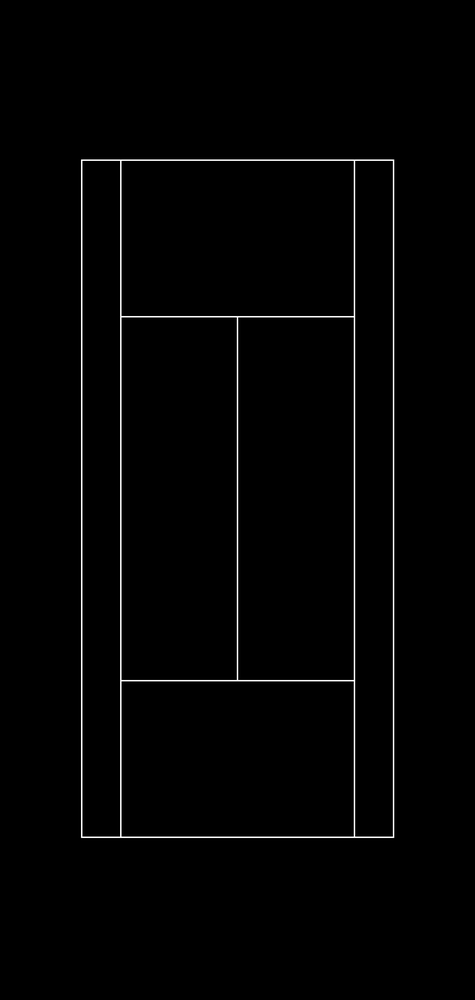
#> input picture opencv_court_opt/court_configurations/court_reference.png, 475 x 1000 px, shrunk from 1665 x 3506 before the run
$ python predict_image.py
#> lines starting #> are read from the running program, lines starting #| are printed output that depends on the picture; after the words box and inside, x2 and y2 are one past the last pixel; in counts of white or black regions, pixels touching at a corner belong together
### opencv_court_opt/court_reference.py
import cv2
import numpy as np
import matplotlib.pyplot as plt


class CourtReference:
    """
    Court reference model
    """
    def __init__(self):
        # Define lines as a dictionary
        self.lines = {
            'baseline_top': np.array(((286, 561), (1379, 561))),
            'baseline_bottom': np.array(((286, 2935), (1379, 2935))),
            'net': np.array(((286, 1748), (1379, 1748))),
            'left_court_line': np.array(((286, 561), (286, 2935))),
            'right_court_line': np.array(((1379, 561), (1379, 2935))),
            'left_inner_line': np.array(((423, 561), (423, 2935))),
            'right_inner_line': np.array(((1242, 561), (1242, 2935))),
            'middle_line': np.array(((832, 1110), (832, 2386))),
            'top_inner_line': np.array(((423, 1110), (1242, 1110))),
            'bottom_inner_line': np.array(((423, 2386), (1242, 2386))),
            'top_extra_part': np.array((832.5, 580)),
            'bottom_extra_part': np.array((832.5, 2910))
        }

        # Define court configuration using the line names
        self.court_conf = {
            1: np.array([*self.lines['baseline_top'], *self.lines['baseline_bottom']]),
            2: np.array([self.lines['left_inner_line'][0], self.lines['right_inner_line'][0],
                         self.lines['left_inner_line'][1], self.lines['right_inner_line'][1]]),
            3: np.array([self.lines['left_inner_line'][0], self.lines['right_court_line'][0],
                         self.lines['left_inner_line'][1], self.lines['right_court_line'][1]]),
            4: np.array([self.lines['left_court_line'][0], self.lines['right_inner_line'][0],
                         self.lines['left_court_line'][1], self.lines['right_inner_line'][1]]),
            5: np.array([*self.lines['top_inner_line'], *self.lines['bottom_inner_line']]),
            6: np.array([*self.lines['top_inner_line'], self.lines['left_inner_line'][1],
                         self.lines['right_inner_line'][1]]),
            7: np.array([self.lines['left_inner_line'][0], self.lines['right_inner_line'][0],
                         *self.lines['bottom_inner_line']]),
            8: np.array([self.lines['right_inner_line'][0], self.lines['right_court_line'][0],
                         self.lines['right_inner_line'][1], self.lines['right_court_line'][1]]),
            9: np.array([self.lines['left_court_line'][0], self.lines['left_inner_line'][0],
                         self.lines['left_court_line'][1], self.lines['left_inner_line'][1]]),
            10: np.array([self.lines['top_inner_line'][0], self.lines['middle_line'][0],
                          self.lines['bottom_inner_line'][0], self.lines['middle_line'][1]]),
            11: np.array([self.lines['middle_line'][0], self.lines['top_inner_line'][1],
                          self.lines['middle_line'][1], self.lines['bottom_inner_line'][1]]),
            12: np.array([*self.lines['bottom_inner_line'], self.lines['left_inner_line'][1],
                          self.lines['right_inner_line'][1]])
        }

        self.court_width = 1117
        self.court_height = 2408
        self.top_bottom_border = 549
        self.right_left_border = 274
        self.court_total_width = self.court_width + self.right_left_border * 2
        self.court_total_height = self.court_height + self.top_bottom_border * 2

        self.court = cv2.cvtColor(cv2.imread('court_configurations/court_reference.png'), cv2.COLOR_BGR2GRAY)

    # [14 lines left out: function build_court_reference, not called in this run]

    def get_important_lines(self):
        """
        Returns all lines of the court
        """
        lines = np.concatenate([
            self.lines['baseline_top'],
            self.lines['baseline_bottom'],
            self.lines['net'],
            self.lines['left_court_line'],
            self.lines['right_court_line'],
            self.lines['left_inner_line'],
            self.lines['right_inner_line'],
            self.lines['middle_line'],
            self.lines['top_inner_line'],
            self.lines['bottom_inner_line']
        ])
        return lines

    # [32 lines left out: functions get_extra_parts, save_all_court_configurations, get_court_mask, not called in this run]


# [3 lines that do not run on import are left out]

### opencv_court_opt/court_detector.py
import numpy as np
import cv2
from matplotlib import pyplot as plt
from sympy import Line
from itertools import combinations
from court_reference import CourtReference
import scipy.signal as sp


class CourtDetector:
  """
  Detecting and tracking court in frame
  """

  def __init__(self, verbose=0):
    self.verbose = verbose
    self.colour_threshold = 200
    self.dist_tau = 3
    self.intensity_threshold = 40
    self.court_reference = CourtReference()
    self.v_width = 0
    self.v_height = 0
    self.frame = None
    self.gray = None
    self.court_warp_matrix = []
    self.game_warp_matrix = []
    self.court_score = 0
    self.baseline_top = None
    self.baseline_bottom = None
    self.net = None
    self.left_court_line = None
    self.right_court_line = None
    self.left_inner_line = None
    self.right_inner_line = None
    self.middle_line = None
    self.top_inner_line = None
    self.bottom_inner_line = None
    self.success_flag = False
    self.success_accuracy = 80
    self.success_score = 1000
    self.best_conf = None
    self.frame_points = None
    self.dist = 5


  def detect(self, frame, verbose=0):
    """
    Detecting the court in the frame
    """
    self.verbose = verbose
    self.frame = frame
    self.v_height, self.v_width = frame.shape[:2]
    # Get binary image from the frame
    self.gray = self._threshold(frame)

    # Filter pixel using the court known structure
    filtered = self._filter_pixels(self.gray)

    # Detect lines using Hough transform
    horizontal_lines, vertical_lines = self._detect_lines(filtered)

    # Find transformation from reference court to frame`s court
    court_warp_matrix, game_warp_matrix, self.court_score = self._find_homography(horizontal_lines,
                                                                                  vertical_lines)


    self.court_warp_matrix.append(court_warp_matrix)
    self.game_warp_matrix.append(game_warp_matrix)

    return self.find_lines_location()

  def _threshold(self, frame):
    """
    Simple thresholding for white pixels
    """
    gray = cv2.cvtColor(frame, cv2.COLOR_BGR2GRAY)
    gray = cv2.threshold(gray, 200, 255, cv2.THRESH_BINARY)[1]
    return gray


  def _filter_pixels(self, gray):
    """
    Filter pixels by using the court line structure
    """


    for i in range(self.dist_tau, len(gray) - self.dist_tau):
      for j in range(self.dist_tau, len(gray[0]) - self.dist_tau):
        if gray[i, j] == 0:
          continue
        if (gray[i, j] - gray[i + self.dist_tau, j] > self.intensity_threshold and gray[i, j] - gray[i - self.dist_tau, j] > self.intensity_threshold):
          continue
        if (gray[i, j] - gray[i, j + self.dist_tau] > self.intensity_threshold and gray[i, j] - gray[i, j - self.dist_tau] > self.intensity_threshold):
          continue
        gray[i, j] = 0

    return gray


  def _detect_lines(self, gray):
        """
        Finds all line in frame using Hough transform
        """
        minLineLength = 100
        maxLineGap = 20
        # Detect all lines
        lines = cv2.HoughLinesP(gray, 1, np.pi / 180, 80, minLineLength=minLineLength, maxLineGap=maxLineGap)
        lines = np.squeeze(lines)
        if self.verbose:
            display_lines_on_frame(self.frame.copy(), [], lines)

        # Classify the lines using their slope
        horizontal, vertical = self._classify_lines(lines)
        if self.verbose:
            display_lines_on_frame(self.frame.copy(), horizontal, vertical)

        # Merge lines that belong to the same line on frame
        horizontal, vertical = self._merge_lines(horizontal, vertical)
        if self.verbose:
            display_lines_on_frame(self.frame.copy(), horizontal, vertical)

        return horizontal, vertical

  def _classify_lines(self, lines):
        """
        Classify line to vertical and horizontal lines
        """
        horizontal = []
        vertical = []
        highest_vertical_y = np.inf
        lowest_vertical_y = 0
        for line in lines:
            x1, y1, x2, y2 = line
            dx = abs(x1 - x2)
            dy = abs(y1 - y2)
            if dx > 2 * dy:
                horizontal.append(line)
            else:
                vertical.append(line)
                highest_vertical_y = min(highest_vertical_y, y1, y2)
                lowest_vertical_y = max(lowest_vertical_y, y1, y2)

        # Filter horizontal lines using vertical lines lowest and highest point
        clean_horizontal = []
        h = lowest_vertical_y - highest_vertical_y
        lowest_vertical_y += h / 15
        highest_vertical_y -= h * 2 / 15
        for line in horizontal:
            x1, y1, x2, y2 = line
            if lowest_vertical_y > y1 > highest_vertical_y and lowest_vertical_y > y1 > highest_vertical_y:
                clean_horizontal.append(line)
        return clean_horizontal, vertical

  # [18 lines left out: function _classify_vertical, not called in this run]

  def _merge_lines(self, horizontal_lines, vertical_lines):
        """
        Merge lines that belongs to the same frame`s lines
        """

        # Merge horizontal lines
        horizontal_lines = sorted(horizontal_lines, key=lambda item: item[0])
        mask = [True] * len(horizontal_lines)
        new_horizontal_lines = []
        for i, line in enumerate(horizontal_lines):
            if mask[i]:
                for j, s_line in enumerate(horizontal_lines[i + 1:]):
                    if mask[i + j + 1]:
                        x1, y1, x2, y2 = line
                        x3, y3, x4, y4 = s_line
                        dy = abs(y3 - y2)
                        if dy < 10:
                            points = sorted([(x1, y1), (x2, y2), (x3, y3), (x4, y4)], key=lambda x: x[0])
                            line = np.array([*points[0], *points[-1]])
                            mask[i + j + 1] = False
                new_horizontal_lines.append(line)

        # Merge vertical lines
        vertical_lines = sorted(vertical_lines, key=lambda item: item[1])
        xl, yl, xr, yr = (0, self.v_height * 6 / 7, self.v_width, self.v_height * 6 / 7)
        mask = [True] * len(vertical_lines)
        new_vertical_lines = []
        for i, line in enumerate(vertical_lines):
            if mask[i]:
                for j, s_line in enumerate(vertical_lines[i + 1:]):
                    if mask[i + j + 1]:
                        x1, y1, x2, y2 = line
                        x3, y3, x4, y4 = s_line
                        xi, yi = line_intersection(((x1, y1), (x2, y2)), ((xl, yl), (xr, yr)))
                        xj, yj = line_intersection(((x3, y3), (x4, y4)), ((xl, yl), (xr, yr)))

                        dx = abs(xi - xj)
                        if dx < 10:
                            points = sorted([(x1, y1), (x2, y2), (x3, y3), (x4, y4)], key=lambda x: x[1])
                            line = np.array([*points[0], *points[-1]])
                            mask[i + j + 1] = False

                new_vertical_lines.append(line)
        return new_horizontal_lines, new_vertical_lines

  def _find_homography(self, horizontal_lines, vertical_lines):
        """
        Finds transformation from reference court to frame`s court using 4 pairs of matching points
        """
        max_score = -np.inf
        max_mat = None
        max_inv_mat = None
        k = 0
        # Loop over every pair of horizontal lines and every pair of vertical lines
        for horizontal_pair in list(combinations(horizontal_lines, 2)):
            for vertical_pair in list(combinations(vertical_lines, 2)):
                h1, h2 = horizontal_pair
                v1, v2 = vertical_pair
                # Finding intersection points of all lines
                i1 = line_intersection((tuple(h1[:2]), tuple(h1[2:])), (tuple(v1[0:2]), tuple(v1[2:])))
                i2 = line_intersection((tuple(h1[:2]), tuple(h1[2:])), (tuple(v2[0:2]), tuple(v2[2:])))
                i3 = line_intersection((tuple(h2[:2]), tuple(h2[2:])), (tuple(v1[0:2]), tuple(v1[2:])))
                i4 = line_intersection((tuple(h2[:2]), tuple(h2[2:])), (tuple(v2[0:2]), tuple(v2[2:])))

                intersections = [i1, i2, i3, i4]
                intersections = sort_intersection_points(intersections)

                for i, configuration in self.court_reference.court_conf.items():
                    # Find transformation
                    matrix, _ = cv2.findHomography(np.float32(configuration), np.float32(intersections), method=0)
                    inv_matrix = cv2.invert(matrix)[1]
                    # Get transformation score
                    confi_score = self._get_confi_score(matrix)

                    if max_score < confi_score:
                        max_score = confi_score
                        max_mat = matrix
                        max_inv_mat = inv_matrix
                        self.best_conf = i

                    k += 1

        if self.verbose:
            frame = self.frame.copy()
            court = self.add_court_overlay(frame, max_mat, (255, 0, 0))
            cv2.imshow('court', court)
            if cv2.waitKey(0) & 0xff == 27:
                cv2.destroyAllWindows()

        return max_mat, max_inv_mat, max_score

  def _get_confi_score(self, matrix):
        """
        Calculate transformation score
        """
        court = cv2.warpPerspective(self.court_reference.court, matrix, self.frame.shape[1::-1])
        court[court > 0] = 1
        gray = self.gray.copy()
        gray[gray > 0] = 1
        correct = court * gray
        wrong = court - correct
        c_p = np.sum(correct)
        w_p = np.sum(wrong)
        return c_p - 0.5 * w_p


  # [9 lines left out: function add_court_overlay, not called in this run]

  def find_lines_location(self):
        """
        Finds important lines location on frame
        """
        self.p = np.array(self.court_reference.get_important_lines(), dtype=np.float32).reshape((-1, 1, 2))
        self.lines = cv2.perspectiveTransform(self.p, self.court_warp_matrix[-1]).reshape(-1)
        # [10 lines of commented-out code are left out]
        return self.lines


  # [102 lines left out: functions get_warped_court, track_court, not called in this run]

def line_intersection(line1, line2):
    """
    Find 2 lines intersection point
    """
    l1 = Line(line1[0], line1[1])
    l2 = Line(line2[0], line2[1])

    intersection = l1.intersection(l2)
    return intersection[0].coordinates

def sort_intersection_points(intersections):
    """
    sort intersection points from top left to bottom right
    """
    intersection_array = np.array(intersections)
    y_sorted = intersection_array[np.argsort(intersection_array[:, 1])]  # Sort by y-coordinate
    top_two = y_sorted[:2]  # Top two points
    bottom_two = y_sorted[2:]  # Bottom two points
    top_two_sorted = top_two[np.argsort(top_two[:, 0])]  # Sort top two by x-coordinate
    bottom_two_sorted = bottom_two[np.argsort(bottom_two[:, 0])]  # Sort bottom two by x-coordinate
    return np.concatenate((top_two_sorted, bottom_two_sorted))

### opencv_court_opt/predict_image.py
import cv2
from court_detector import CourtDetector
import time
# Path to the input image
input_image_path = '/home/isco/Desktop/ambient/opencv_court_opt/trials.png'
start_time = time.time()
# Initialize CourtDetector
court_detector = CourtDetector()

# Read the input image
frame = cv2.imread(input_image_path)
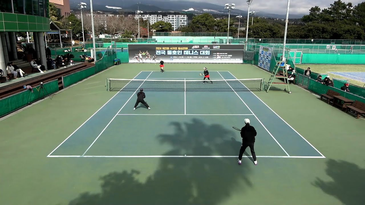
#> input picture opencv_court_opt/trials.png, 365 x 205 px, shrunk from 1280 x 720 before the run, found by its file name
#> frame is the input picture: shape (205, 365, 3); mean B, G, R 103.6, 120.4, 100.1

# Detect the court lines
lines = court_detector.detect(frame)
#> in _threshold, `gray = cv2.cvtColor(frame, cv2.COLOR_BGR2GRAY)`:
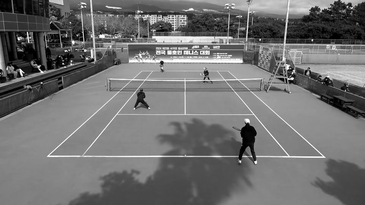
#> gray: shape (205, 365); min 0, max 255, mean 112.4
#> in _threshold, `gray = cv2.threshold(gray, 200, 255, cv2.THRESH_BINARY)[1]`:
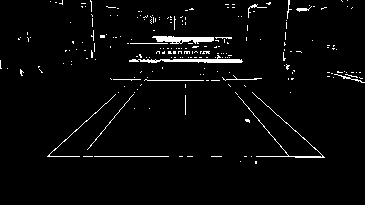
#> gray: shape (205, 365); 3% white in thin lines or dots, all inside (x1, y1, x2, y2) = (0, 0, 365, 164)
#> after the loop in _filter_pixels, `for i in range(self.dist_tau, len(gray) - self.dist_tau):`:
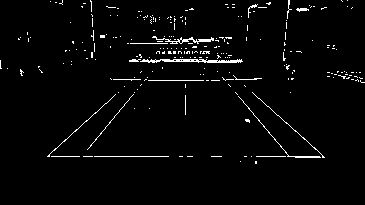
#> gray: shape (205, 365); 2.6% white in thin lines or dots, all inside (x1, y1, x2, y2) = (0, 0, 365, 164)
#> in _detect_lines, `lines = cv2.HoughLinesP(gray, 1, np.pi / 180, 80, minLineLength=minLin..`: lines = [[47, 156, 221, 156], [129, 61, 242, 61], [129, 60, 241, 60], [174, 19, 288, 155], [48, 155, 174, 41], [191, 37, 324, 157]]
#> the loop in _classify_lines, `for line in lines:` made 6 passes
#> (x1, y1, x2, y2, dx, dy, lowest_vertical_y) on passes 4 to 6: (174, 19, 288, 155, 114, 136, 155), (48, 155, 174, 41, 126, 114, 155), (191, 37, 324, 157, 133, 120, 157)
#> (x1, y1, x2, y2, dx, dy) on passes 1 to 3: (47, 156, 221, 156, 174, 0), (129, 61, 242, 61, 113, 0), (129, 60, 241, 60, 112, 0)
#> after the loop in _classify_lines, `for line in lines:`: horizontal = [[47, 156, 221, 156], [129, 61, 242, 61], [129, 60, 241, 60]]; vertical = [[174, 19, 288, 155], [48, 155, 174, 41], [191, 37, 324, 157]]
#> in _classify_lines, `h = lowest_vertical_y - highest_vertical_y`: h = 138
#> in _classify_lines, `lowest_vertical_y += h / 15`: lowest_vertical_y = 166.2
#> in _classify_lines, `highest_vertical_y -= h * 2 / 15`: highest_vertical_y = 0.6
#> the loop in _classify_lines, `for line in horizontal:` made 3 passes
#> after the loop in _classify_lines, `for line in horizontal:`: clean_horizontal has the same summary as horizontal
#> in _merge_lines, `horizontal_lines = sorted(horizontal_lines, key=lambda item: item[0])`: horizontal_lines has the same summary as horizontal in _classify_lines
#> in _merge_lines, `mask = [True] * len(horizontal_lines)`: mask = [True, True, True]
#> the loop in _merge_lines, `for i, line in enumerate(horizontal_lines):` made 3 passes
#> after the loop in _merge_lines, `for i, line in enumerate(horizontal_lines):`: mask = [True, True, False]; new_horizontal_lines = [[47, 156, 221, 156], [129, 61, 242, 61]]
#> in _merge_lines, `vertical_lines = sorted(vertical_lines, key=lambda item: item[1])`: vertical_lines = [[174, 19, 288, 155], [191, 37, 324, 157], [48, 155, 174, 41]]
#> in _merge_lines, `mask = [True] * len(vertical_lines)`: mask = [True, True, True]
#> the loop in _merge_lines, `for i, line in enumerate(vertical_lines):` made 3 passes
#> after the loop in _merge_lines, `for i, line in enumerate(vertical_lines):`: new_vertical_lines has the same summary as vertical_lines
#> in _detect_lines, `horizontal, vertical = self._merge_lines(horizontal, vertical)`: horizontal = [[47, 156, 221, 156], [129, 61, 242, 61]]; vertical has the same summary as vertical_lines in _merge_lines
#> the loop in _find_homography, `for horizontal_pair in list(combinations(horizontal_lines, 2)):` made 1 pass
#> horizontal_pair on pass 1: ([47, 156, 221, 156], [129, 61, 242, 61])
#> pass 1, in _get_confi_score, `correct = court * gray`:
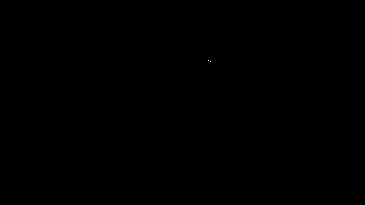
#> correct: shape (205, 365); values 0 (black) and 1 (white), 0% white in thin lines or dots, all inside (x1, y1, x2, y2) = (208, 60, 211, 62)
#> after the loop in _find_homography, `for horizontal_pair in list(combinations(horizontal_lines, 2)):`: k = 36; max_inv_mat = [[17.17, 30.35, -4121.6], [-2.62e-15, 146.2, -8254.5], [-1.06e-18, 0.0398, -1.25]]; max_mat = [[0.0582, -0.0502, 140.2], [2.18e-18, -0.00852, 56.47], [2.01e-20, -0.000272, 1]]; max_score = 3.5; self.best_conf = 4
#> in detect, `court_warp_matrix, game_warp_matrix, self.court_score = self._find_hom..`: court_warp_matrix has the same summary as max_mat in _find_homography; game_warp_matrix has the same summary as max_inv_mat in _find_homography; self.court_score = 3.5
#> in find_lines_location, `self.lines = cv2.perspectiveTransform(self.p, self.court_warp_matrix[-..`: self.lines = 40 values, max 362.4 at index 6, min 46.89 at index 4, mean 147
#> lines has the same summary as self.lines in find_lines_location
end_time = time.time()
runtime = end_time - start_time
print("Runtime:", runtime, "seconds")

# Draw the court lines on the frame
for i in range(0, len(lines), 4):
    x1, y1, x2, y2 = lines[i], lines[i+1], lines[i+2], lines[i+3]
    cv2.line(frame, (int(x1), int(y1)), (int(x2), int(y2)), (0, 0, 255), 3)
#> this loop made 10 passes
#> (i, x1, y1, x2, y2) on passes 2 to 10: (4, 46.89, 156, 362.4, 156), (8, 131.7, 79.27, 253.1, 79.27), (12, 151.9, 61, 46.89, 156), (16, 227, 61, 362.4, 156), (20, 161.3, 61, 86.45, 156), (24, 217.6, 61, 322.9, 156), (28, 190.4, 67.35, 196.1, 103), (32, 156.3, 67.35, 224.6, 67.35), (36, 128.2, 103, 264.1, 103)
#> (x1, y1, x2, y2) on pass 1: (151.9, 61, 227, 61)
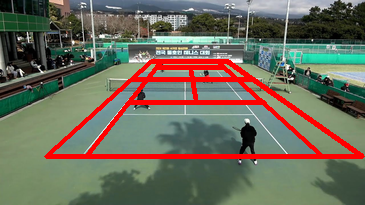
#> frame: shape (205, 365, 3); 8.1% of pixels changed, all inside (x1, y1, x2, y2) = (44, 59, 365, 159)

# Save the result image
output_image_path = '/home/isco/Desktop/ambient/opencv_court_opt/result2.png'
cv2.imwrite(output_image_path, frame)

# # Display the frame with court lines
# cv2.imshow('Court Detection', frame)

# # Wait for a key press and then close the window
# cv2.waitKey(0)
# cv2.destroyAllWindows()
